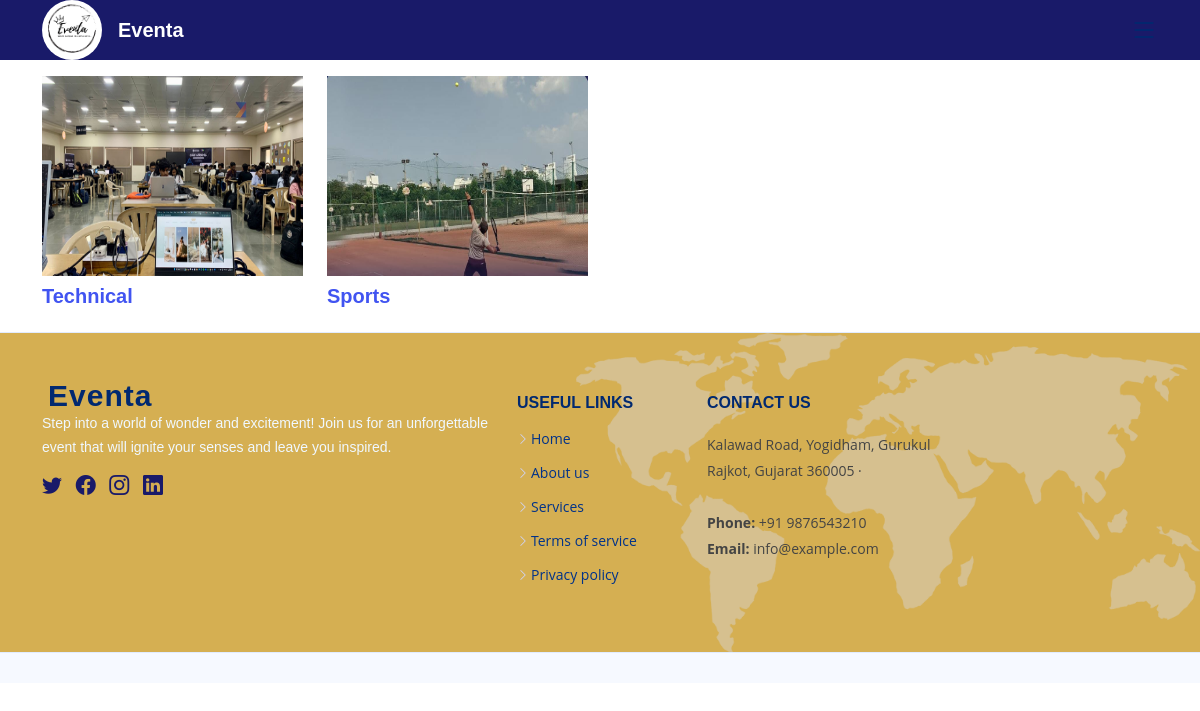
Screenshot of /event-category/ with the database file from the repository.
### event/models.py (models this page shows, shortened)
class EventCategory(models.Model):
    name = models.CharField(max_length=255)
    code = models.CharField(max_length=6, unique=True)
    image = models.ImageField(upload_to='event_category/')
    created_user = models.ForeignKey(User, on_delete=models.CASCADE, related_name='created_user')
    updated_user = models.ForeignKey(User, on_delete=models.CASCADE, related_name='updated_user')
    created_date = models.DateField(auto_now_add=True)
    updated_date = models.DateField(auto_now_add=True)
    status_choice = (
        ('disabled', 'Disabled'),
        ('active', 'Active'),
        ('deleted', 'Deleted'),
        ('blocked', 'Blocked'),
        ('completed', 'Completed'),
    )
    status = models.CharField(choices=status_choice, max_length=10)

### event/views.py (the view)
# urls.py: path('event-category/', views.event_category, name='event-category'),
def event_category(request):
    category = EventCategory.objects.all()
    context = {'category': category}
    return render(request, 'event_category.html', context)

### event/templates/event_category.html (shortened to what this page needs)
{% extends 'base.html' %}
{% load static %}
{% block content %}
<div class="container my-3">
    <div class="row">
        {% for events in category %}
        <div class="col-md-3">
            <a href="{% url 'category-wise-events-list' events.id %}">
                <img src="{{events.image.url}}" class="d-block w-100" height="200">
                    <h5 class="mt-2 fw-bold">{{events.name}}</h5>
</a>
        </div>
        {% endfor %}
    </div>
</div>
{% endblock content %}

### event/static/assets/css/style.css (style rules this page uses)
:root { scroll-behavior: smooth; }
body { font-family: "Open Sans", sans-serif; color: #444444; }
a { color: #4154f1; text-decoration: none; }
h1, h2, h3, h4, h5, h6 { font-family: "Nunito", sans-serif; }

### rows the page displays
EventCategory: image (picture), name "Technical"
EventCategory: image (picture), name "Sports"
